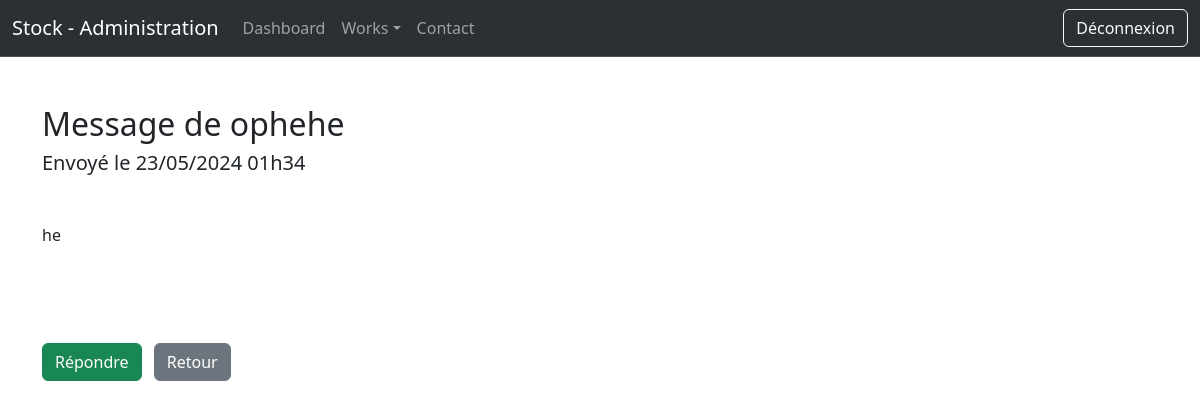
/admin/showContact.php?id=9 (signed in), run on the app's committed database.
### tables this page shows
CREATE TABLE IF NOT EXISTS `contact` (
  `id` int NOT NULL AUTO_INCREMENT,
  `nom` varchar(255) NOT NULL,
  `prenom` varchar(255) NOT NULL,
  `email` varchar(255) NOT NULL,
  `message` text NOT NULL,
  `date` datetime NOT NULL,
  PRIMARY KEY (`id`)
);

### admin/showContact.php (the view, shortened to what this page needs)
<?php
    if(isset($_GET['id']))
    {
        $id = htmlspecialchars($_GET['id']);
    }else{
        header("LOCATION:contact.php");
    }
    require "../connexion.php";
    $req = $bdd->prepare("SELECT id,nom,prenom,email,message, DATE_FORMAT(date,'%d/%m/%Y %hh%i' ) AS mydate FROM contact WHERE id=?");
    $req->execute([$id]);
    $don = $req->fetch();
?>
<!DOCTYPE html>
<html lang="en">
<head>
    <link href="https://cdn.jsdelivr.net/npm/bootstrap@5.3.2/dist/css/bootstrap.min.css" rel="stylesheet">
</head>
<body>
    <?php
        include("partials/header.php");
    ?>
    <div class="container my-5">
        <h2>Message de <?= $don['nom'],$don['prenom']  ?></h2>
        <h5>Envoyé le <?= $don['mydate'] ?></h5>
        <div class="my-5"><?= nl2br($don['message']) ?></div>
        <a href="mailto:<?= $don['email'] ?>" class="btn btn-success my-5">Répondre</a>
        <a href='contact.php' class="btn btn-secondary ms-2">Retour</a>
    </div>
</body>
</html>

### data on the page
contact: nom "ophe", prenom "he", message "he"

### other printed values
$don['mydate'] "23/05/2024 01h34"
